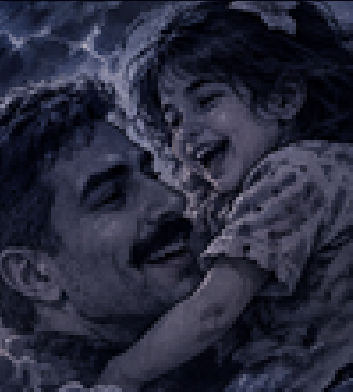
#> input picture assets/assets/images/secret.png, 353 x 392 px, given in place of logo.png, which was not available
$ python generate_pixel_loading_gif.py
#> lines starting #> are read from the running program, lines starting #| are printed output that depends on the picture; after the words box and inside, x2 and y2 are one past the last pixel; in counts of white or black regions, pixels touching at a corner belong together
#!/usr/bin/env python3
"""Generate a pixel-tile loading GIF from the Hesabix app icon.

Usage:
    python extraScripts/generate_pixel_loading_gif.py
"""

from __future__ import annotations

import math
from pathlib import Path

import numpy as np
from PIL import Image, ImageDraw

ROOT = Path(__file__).resolve().parents[1]
SOURCE = ROOT / "hesabixUI" / "hesabix_ui" / "assets" / "images" / "logo.png"
OUT_DIR = ROOT / "hesabixUI" / "hesabix_ui" / "assets" / "images"
OUT_GIF = OUT_DIR / "hesabix_pixel_loading.gif"

GRID = 18
TILE = 14
GROUT = 2
CELL = TILE + GROUT
PAD = CELL
SIZE = PAD * 2 + GRID * CELL
FRAMES = 48
FRAME_MS = 60
TRANSPARENT_KEY = (255, 0, 255)
GROUT_COLOR = (0, 10, 42)

FILL_END = 0.58
HOLD_END = 0.86
UNLIT = 0.38
FRONT_GLOW = 0.48
BRIGHT_LEVELS = (0.38, 0.52, 0.68, 0.84, 1.0, 1.16, 1.32)


def snap_level(value: float, levels: tuple[float, ...] = BRIGHT_LEVELS) -> float:
    return min(levels, key=lambda item: abs(item - value))


def clamp(v: float, lo: float = 0.0, hi: float = 255.0) -> int:
    return int(max(lo, min(hi, round(v))))


def mix_rgb(color: tuple[int, int, int], toward: tuple[int, int, int], t: float) -> tuple[int, int, int]:
    t = max(0.0, min(1.0, t))
    return tuple(clamp(a + (b - a) * t) for a, b in zip(color, toward))  # type: ignore[return-value]


def scale_rgb(color: tuple[int, int, int], factor: float) -> tuple[int, int, int]:
    if factor >= 1.0:
        return mix_rgb(color, (255, 255, 255), min(0.85, factor - 1.0))
    return tuple(clamp(c * factor) for c in color)  # type: ignore[return-value]


def ease_out_cubic(t: float) -> float:
    t = max(0.0, min(1.0, t))
    return 1.0 - (1.0 - t) ** 3


def sample_tiles(src: Image.Image) -> list[dict]:
    arr = np.array(src.convert("RGBA"))
    alpha = arr[:, :, 3]
    ys, xs = np.where(alpha > 24)
    cropped = arr[int(ys.min()) : int(ys.max()) + 1, int(xs.min()) : int(xs.max()) + 1]
    ch, cw = cropped.shape[:2]

    blues: list[np.ndarray] = []
    whites: list[np.ndarray] = []
    tiles: list[dict] = []

    for row in range(GRID):
        for col in range(GRID):
            region = cropped[
                int(row * ch / GRID) : int((row + 1) * ch / GRID),
                int(col * cw / GRID) : int((col + 1) * cw / GRID),
            ]
            if region.size == 0:
                continue
            opaque = region[:, :, 3] >= 96
            if float(opaque.mean()) < 0.42:
                continue
            rgb = region[:, :, :3][opaque].mean(axis=0)
            lum = float(0.299 * rgb[0] + 0.587 * rgb[1] + 0.114 * rgb[2])
            if lum >= 148:
                whites.append(rgb)
                kind = "letter"
            else:
                blues.append(rgb)
                kind = "badge"
            tiles.append({"row": row, "col": col, "kind": kind})

    # Prefer the typical interior badge blue, not the dark anti-aliased rim.
    if blues:
        stacked = np.stack(blues)
        brand_blue = tuple(clamp(c) for c in np.percentile(stacked, 72, axis=0))
    else:
        brand_blue = (0, 40, 148)
    brand_white = (255, 255, 255)

    cx = (GRID - 1) / 2.0
    cy = (GRID - 1) / 2.0
    for tile in tiles:
        dx = tile["col"] - cx
        dy = tile["row"] - cy
        ang = math.atan2(dx, -dy)
        tile["angle"] = (ang % (2 * math.pi)) / (2 * math.pi)
        tile["color"] = brand_white if tile["kind"] == "letter" else brand_blue

    print(f"grid={GRID} tiles={len(tiles)} size={SIZE} blue={brand_blue} white={brand_white}")
    return tiles


def tile_box(row: int, col: int, scale: float = 1.0) -> tuple[int, int, int, int, int, int, int, int]:
    cell_x = PAD + col * CELL
    cell_y = PAD + row * CELL
    inset = GROUT // 2
    x = cell_x + inset
    y = cell_y + inset
    if scale >= 0.999:
        return cell_x, cell_y, x, y, x + TILE - 1, y + TILE - 1, cell_x + CELL - 1, cell_y + CELL - 1
    cx = x + TILE / 2.0
    cy = y + TILE / 2.0
    half = (TILE * scale) / 2.0
    x0 = int(round(cx - half))
    y0 = int(round(cy - half))
    x1 = int(round(cx + half)) - 1
    y1 = int(round(cy + half)) - 1
    return cell_x, cell_y, x0, y0, x1, y1, cell_x + CELL - 1, cell_y + CELL - 1


def draw_beveled_tile(draw: ImageDraw.ImageDraw, x0: int, y0: int, x1: int, y1: int, color: tuple[int, int, int]) -> None:
    if x1 <= x0 or y1 <= y0:
        return
    hi = scale_rgb(color, 1.22)
    lo = scale_rgb(color, 0.78)
    draw.rectangle((x0, y0, x1, y1), fill=color)
    draw.rectangle((x0, y0, x1, y0), fill=hi)
    draw.rectangle((x0, y0, x0, y1), fill=hi)
    draw.rectangle((x0, y1, x1, y1), fill=lo)
    draw.rectangle((x1, y0, x1, y1), fill=lo)


def tile_intensity(tile: dict, t: float) -> tuple[float, float]:
    appear = tile["angle"] * FILL_END
    appear = min(FILL_END, max(0.0, appear + 0.016 * math.sin(tile["row"] * 2.7 + tile["col"] * 1.9)))

    if t < FILL_END:
        if t < appear:
            return UNLIT, 1.0
        local = (t - appear) / 0.07
        if local < 1.0:
            pop = 1.0 + 0.12 * math.sin(math.pi * min(1.0, local))
            glow = 1.0 + FRONT_GLOW * (1.0 - local)
            return glow, pop
        return 1.0, 1.0

    if t < HOLD_END:
        wave = (t - FILL_END) / max(1e-6, HOLD_END - FILL_END)
        delta = (tile["angle"] - wave) % 1.0
        if delta < 0.12:
            k = 1.0 - delta / 0.12
            return 1.0 + FRONT_GLOW * (k**1.5), 1.0 + 0.06 * k
        return 1.0, 1.0

    reset_t = (t - HOLD_END) / max(1e-6, 1.0 - HOLD_END)
    fade = 1.0 - ease_out_cubic(reset_t) * (1.0 - UNLIT)
    return fade, 1.0


def snapped_intensity(tile: dict, t: float) -> tuple[float, float]:
    brightness, _scale = tile_intensity(tile, t)
    return snap_level(brightness), 1.0


def render_frame(tiles: list[dict], t: float) -> Image.Image:
    im = Image.new("RGBA", (SIZE, SIZE), (0, 0, 0, 0))
    draw = ImageDraw.Draw(im)
    ordered = sorted(tiles, key=lambda tile: snapped_intensity(tile, t)[0])
    for tile in ordered:
        brightness, scale = snapped_intensity(tile, t)
        color = scale_rgb(tile["color"], brightness)
        cell_x, cell_y, x0, y0, x1, y1, cell_x1, cell_y1 = tile_box(tile["row"], tile["col"], scale)
        draw.rectangle((cell_x, cell_y, cell_x1, cell_y1), fill=GROUT_COLOR)
        draw_beveled_tile(draw, x0, y0, x1, y1, color)
    return im


def unique_colors(rgb_frames: list[Image.Image]) -> list[tuple[int, int, int]]:
    colors = {TRANSPARENT_KEY}
    for frame in rgb_frames:
        uniq = np.unique(np.array(frame).reshape(-1, 3), axis=0)
        for row in uniq:
            colors.add((int(row[0]), int(row[1]), int(row[2])))
    rest = sorted(c for c in colors if c != TRANSPARENT_KEY)
    palette = [TRANSPARENT_KEY, *rest]
    if len(palette) > 256:
        raise SystemExit(f"Too many colors for GIF palette: {len(palette)}")
    print(f"palette colors={len(palette)}")
    return palette


def to_indexed(rgb: Image.Image, palette: list[tuple[int, int, int]]) -> Image.Image:
    arr = np.array(rgb)
    index = np.zeros(arr.shape[:2], dtype=np.uint8)
    for i, color in enumerate(palette):
        match = np.all(arr == np.array(color, dtype=np.uint8), axis=-1)
        index[match] = i
    pal = Image.fromarray(index, mode="P")
    flat: list[int] = []
    for color in palette:
        flat.extend(color)
    flat.extend([0, 0, 0] * (256 - len(palette)))
    pal.putpalette(flat)
    pal.info["transparency"] = 0
    pal.info["disposal"] = 2
    return pal


def main() -> None:
    tiles = sample_tiles(Image.open(SOURCE))
#> in sample_tiles, arr is the input picture: shape (392, 353, 4); mean R, G, B, A 40.5, 42, 59.8, 255
#> in sample_tiles, `alpha = arr[:, :, 3]`: alpha: shape (392, 353); every value is 255
#> after the loop in sample_tiles, `for row in range(GRID):`: blues = 324 items, first 6: [31.32, 39.87, 67.43], [25.56, 31.71, 55.03], [32.44, 38.96, 62.39], [39.11, 46.43, 71.01], [39.44, 45.76, 68.16], [36.58, 42.33, 63.79]; tiles = 324 items; whites = []
#> in sample_tiles, `stacked = np.stack(blues)`: stacked = 324 rows, first 8: [31.32, 39.87, 67.43], [25.56, 31.71, 55.03], [32.44, 38.96, 62.39], [39.11, 46.43, 71.01], [39.44, 45.76, 68.16], [36.58, 42.33, 63.79], [23.74, 28.7, 46.32], [40.33, 45.91, 66.84]
#> in sample_tiles, `brand_blue = tuple(clamp(c) for c in np.percentile(stacked, 72, axis=0))`: brand_blue = (54, 55, 75)
#> the loop in sample_tiles, `for tile in tiles:` made 324 passes
#> (dx, dy, ang) on passes 1 to 3: (-8.5, -8.5, -0.785), (-7.5, -8.5, -0.723), (-6.5, -8.5, -0.653)
#| grid=18 tiles=324 size=320 blue=(54, 55, 75) white=(255, 255, 255)
#> tiles = 324 items
    if not tiles:
        raise SystemExit("No mosaic tiles sampled from the app icon.")

    rgba_frames = [render_frame(tiles, i / FRAMES) for i in range(FRAMES)]
#> in render_frame, `im = Image.new("RGBA", (SIZE, SIZE), (0, 0, 0, 0))`: im: PIL image 320x320 RGBA; every value is 0
#> the loop in render_frame, `for tile in ordered:` made 324 passes
#> (cell_x, cell_y, x in tile_box, y in tile_box, x0, y0, x1) on passes 1 to 3: (16, 16, 17, 17, 17, 17, 30), (32, 16, 33, 17, 33, 17, 46), (48, 16, 49, 17, 49, 17, 62)
    rgb_frames: list[Image.Image] = []
    for frame in rgba_frames:
        bg = Image.new("RGB", frame.size, TRANSPARENT_KEY)
        bg.paste(frame, mask=frame.split()[-1])
        rgb_frames.append(bg)
#> this loop made 48 passes
#> pass 1, in main, `bg = Image.new("RGB", frame.size, TRANSPARENT_KEY)`:
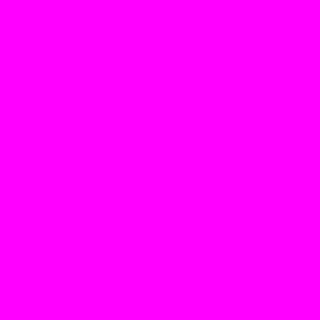
#> bg: PIL image 320x320 RGB; mean R, G, B 255, 0, 255
#> after the loop:
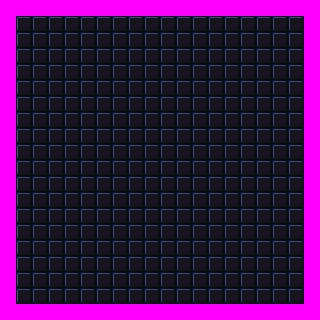
#> bg: PIL image 320x320 RGB; mean R, G, B 65.1, 18.5, 77.2

    palette = unique_colors(rgb_frames)
#> the loop in unique_colors, `for frame in rgb_frames:` made 48 passes
#| palette colors=23
    gif_frames = [to_indexed(frame, palette) for frame in rgb_frames]
#> the loop in to_indexed, `for i, color in enumerate(palette):` made 23 passes
#> color on passes 1 to 12: (255, 0, 255), (0, 10, 42), (16, 16, 22), (21, 21, 28), (22, 23, 30), (28, 29, 39), (29, 29, 40), (35, 36, 49), (37, 37, 51), (42, 43, 58), (45, 46, 63), (54, 55, 75)
#> pass 1, in to_indexed, `match = np.all(arr == np.array(color, dtype=np.uint8), axis=-1)`:
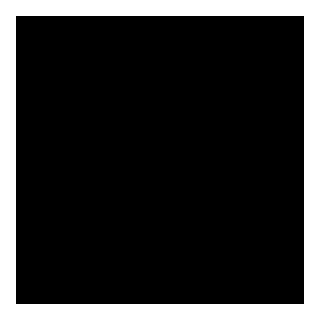
#> match: shape (320, 320) bool; 19% white; 1 white region, box (x1, y1, x2, y2) and area: (0, 0, 320, 320) 19456
#> in to_indexed, `pal = Image.fromarray(index, mode="P")`: pal: PIL image 320x320 P; every value is 0
#> the loop in to_indexed, `for color in palette:` made 23 passes
#> the loop in to_indexed (call 2), `for i, color in enumerate(palette):` made 23 passes
#> the loop in to_indexed (call 2), `for color in palette:` made 23 passes
#> the loop in to_indexed (call 11), `for i, color in enumerate(palette):` made 23 passes
#> after the loop in to_indexed (call 11), `for i, color in enumerate(palette):`:
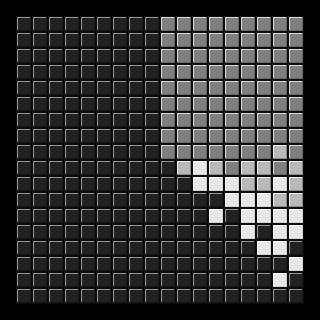
#> index: shape (320, 320); min 0, max 22, mean 4.8; drawn with min black and max white
#> the loop in to_indexed (call 11), `for color in palette:` made 23 passes
#> the loop in to_indexed (call 12), `for i, color in enumerate(palette):` made 23 passes
#> after the loop in to_indexed (call 12), `for i, color in enumerate(palette):`:
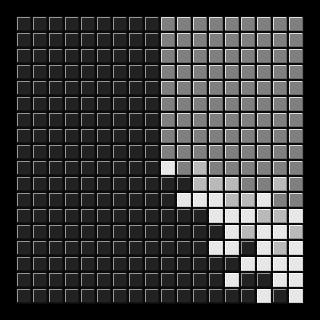
#> index: shape (320, 320); min 0, max 22, mean 5.1; drawn with min black and max white
#> the loop in to_indexed (call 12), `for color in palette:` made 23 passes
#> the loop in to_indexed (call 13), `for i, color in enumerate(palette):` made 23 passes
#> after the loop in to_indexed (call 13), `for i, color in enumerate(palette):`:
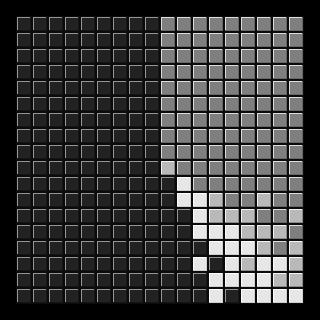
#> index: shape (320, 320); min 0, max 22, mean 5.3; drawn with min black and max white
#> the loop in to_indexed (call 13), `for color in palette:` made 23 passes
#> in to_indexed (call 14), `arr = np.array(rgb)`:
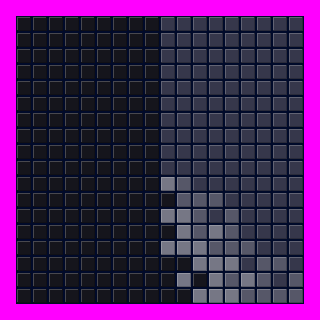
#> arr: shape (320, 320, 3); mean R, G, B 77.4, 31.1, 93.1
#> the loop in to_indexed (call 14), `for i, color in enumerate(palette):` made 23 passes
#> the loop in to_indexed (call 14), `for color in palette:` made 23 passes
#> (the run stopped early here; a loop or call above may not have finished)
